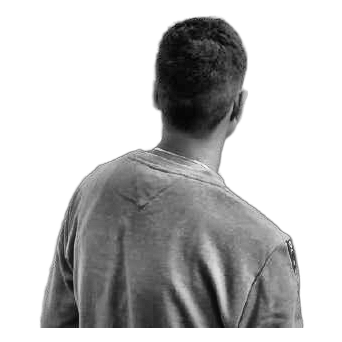
#> input picture data/portrait-prepped.png, 342 x 342 px
$ python make_ascii_svg.py
#> lines starting #> are read from the running program, lines starting #| are printed output that depends on the picture
### scripts/theme.py
"""Shared colours for every generated SVG. Each asset is rendered twice
(dark + light) and the README picks one with <picture> + prefers-color-scheme."""
import os

THEMES = {
    "dark": {
        "bg": "#0d1117",
        "panel": "#161b22",
        "border": "#30363d",
        "bar": "#21262d",
        "text": "#c9d1d9",
        "muted": "#8b949e",
        "ascii": "#d0d7de",
        "accent": "#39d353",
        "key": "#58a6ff",
        "user": "#3fb950",
        "host": "#d2a8ff",
        "warn": "#f0883e",
        "heat": ["#262c36", "#0e4429", "#006d32", "#26a641", "#39d353"],
        "dots": ["#ff5f56", "#ffbd2e", "#27c93f"],
        "blocks": ["#f85149", "#f0883e", "#d29922", "#3fb950", "#58a6ff", "#bc8cff", "#39c5cf", "#c9d1d9"],
    },
    "light": {
        "bg": "#ffffff",
        "panel": "#f6f8fa",
        "border": "#d0d7de",
        "bar": "#eaeef2",
        "text": "#24292f",
        "muted": "#57606a",
        "ascii": "#24292f",
        "accent": "#1a7f37",
        "key": "#0969da",
        "user": "#1a7f37",
        "host": "#8250df",
        "warn": "#bc4c00",
        "heat": ["#ebedf0", "#9be9a8", "#40c463", "#30a14e", "#216e39"],
        "dots": ["#ff5f56", "#ffbd2e", "#27c93f"],
        "blocks": ["#cf222e", "#bc4c00", "#9a6700", "#1a7f37", "#0969da", "#8250df", "#1b7c83", "#24292f"],
    },
}

FONT = "ui-monospace, SFMono-Regular, 'SF Mono', Menlo, Consolas, 'Liberation Mono', monospace"
STATIC = os.environ.get("STATIC") == "1"  # STATIC=1 -> frozen final frame, for local previews

ROOT = os.path.dirname(os.path.dirname(os.path.abspath(__file__)))
ASSETS = os.path.join(ROOT, "assets")


def esc(s: str) -> str:
    return s.replace("&", "&amp;").replace("<", "&lt;").replace(">", "&gt;")


def window(t, width, height, title):
    """Terminal-style window chrome: rounded panel, title bar, traffic-light dots."""
    d = t["dots"]
    return f"""<rect x="0.5" y="0.5" width="{width-1}" height="{height-1}" rx="10" fill="{t['panel']}" stroke="{t['border']}"/>
<path d="M0.5 30 V10.5 a10 10 0 0 1 10 -10 H{width-10.5} a10 10 0 0 1 10 10 V30 Z" fill="{t['bar']}"/>
<line x1="0.5" y1="30" x2="{width-0.5}" y2="30" stroke="{t['border']}"/>
<circle cx="18" cy="15.5" r="5.5" fill="{d[0]}"/><circle cx="36" cy="15.5" r="5.5" fill="{d[1]}"/><circle cx="54" cy="15.5" r="5.5" fill="{d[2]}"/>
<text x="{width/2}" y="20" text-anchor="middle" font-family="{FONT}" font-size="12" fill="{t['muted']}">{esc(title)}</text>"""

### scripts/make_ascii_svg.py
"""Stage B of the ASCII portrait: prepped PNG -> self-typing monochrome SVG.

usage: python scripts/make_ascii_svg.py [data/portrait-prepped.png]

Writes assets/portrait-dark.svg and assets/portrait-light.svg. Each row is revealed
by a clip-rect whose width animates left->right (SMIL, no JS) with a block cursor
riding the edge; rows start staggered top to bottom, play once and freeze.
"""
import os
import sys

import numpy as np
from PIL import Image

from theme import THEMES, FONT, STATIC, ASSETS, esc, window

ROOT = os.path.dirname(os.path.dirname(os.path.abspath(__file__)))
src = sys.argv[1] if len(sys.argv) > 1 else os.path.join(ROOT, "data", "portrait-prepped.png")

W, H = 370, 400          # matches the README column width
PAD, TOP = 12, 30
COLS = 72
CW = (W - 2 * PAD) / COLS            # character cell width
LH = CW / 0.6                        # cell height (monospace glyphs are ~0.6 wide)
ROWS = int((H - TOP - 2 * PAD) / LH)
FS = LH * 1.05                       # font size

RAMP = " .`:-=+*cs#%@"  # index 0 = blank, last = most ink

img = Image.open(src).convert("LA")
#> img is the input picture: PIL image 342x342 LA; mean R, G, B, A 43.5, 43.5, 43.5, 102.8
gray, mask = (np.asarray(c.resize((COLS, ROWS), Image.LANCZOS), dtype=float) / 255 for c in img.split())
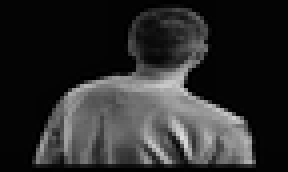
#> gray: shape (43, 72) float64 (shown 4 times larger); min 0, max 0.867, mean 0.171
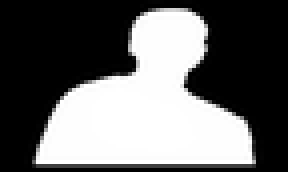
#> mask: shape (43, 72) float64 (shown 4 times larger); min 0, max 1, mean 0.403


def rows_for(theme):
    # dark: light glyphs on dark -> ink follows brightness. light: dark glyphs -> ink follows darkness
    ink = gray if theme == "dark" else 1 - gray
    ink = np.clip((ink - 0.08) / 0.92, 0, 1) * (mask > 0.5)
    out = []
    for r in range(ROWS):
        line = "".join(RAMP[int(round(v * (len(RAMP) - 1)))] for v in ink[r])
        out.append(line.rstrip())
    # drop fully blank rows at top/bottom so the face sits centred
    while out and not out[0]:
        out.pop(0)
    while out and not out[-1]:
        out.pop()
    return out


def build(theme):
    t = THEMES[theme]
    lines = rows_for(theme)
    y0 = TOP + PAD + (H - TOP - 2 * PAD - len(lines) * LH) / 2
    parts = [window(t, W, H, "~/portrait.txt")]
    defs, body = [], []
    start, step, dur = 0.3, 0.06, 0.45
    for i, line in enumerate(lines):
        if not line:
            continue
        y = y0 + i * LH
        w = len(line) * CW
        # every glyph pinned to its own column via an x-list: exact grid in any renderer/font
        cols = [j for j, ch in enumerate(line) if ch != " "]
        xs = " ".join(f"{PAD + j * CW:.1f}" for j in cols)
        text = f'<text x="{xs}" y="{y + LH * 0.82:.2f}">{esc("".join(line[j] for j in cols))}</text>'
        if STATIC:
            body.append(text)
            continue
        b = start + i * step
        defs.append(f'<clipPath id="r{i}"><rect x="{PAD}" y="{y:.2f}" height="{LH + 0.5:.2f}" width="0">'
                    f'<animate attributeName="width" from="0" to="{w + 1:.2f}" begin="{b:.2f}s" dur="{dur}s" fill="freeze"/>'
                    f'</rect></clipPath>')
        body.append(f'<g clip-path="url(#r{i})">{text}</g>')
        body.append(f'<rect x="{PAD}" y="{y:.2f}" width="{CW:.2f}" height="{LH:.2f}" fill="{t["accent"]}" opacity="0">'
                    f'<animate attributeName="x" from="{PAD}" to="{PAD + w:.2f}" begin="{b:.2f}s" dur="{dur}s" fill="freeze"/>'
                    f'<animate attributeName="opacity" values="0;1;1;0" keyTimes="0;0.02;0.97;1" begin="{b:.2f}s" dur="{dur}s" fill="freeze"/>'
                    f'</rect>')
    svg = (f'<svg xmlns="http://www.w3.org/2000/svg" width="{W}" height="{H}" viewBox="0 0 {W} {H}">'
           f'<defs>{"".join(defs)}</defs>{"".join(parts)}'
           f'<g font-family="{FONT}" font-size="{FS:.2f}" fill="{t["ascii"]}">{"".join(body)}</g></svg>')
    path = os.path.join(ASSETS, f"portrait-{theme}.svg")
    with open(path, "w") as f:
        f.write(svg)
    print("wrote", path, f"({len(lines)} rows x {COLS} cols)")


os.makedirs(ASSETS, exist_ok=True)
for th in THEMES:
    build(th)
#> this loop made 2 passes
#> pass 1, in rows_for, `ink = np.clip((ink - 0.08) / 0.92, 0, 1) * (mask > 0.5)`:
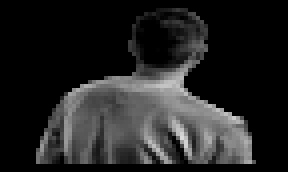
#> ink: shape (43, 72) float64 (shown 4 times larger); min 0, max 0.855, mean 0.138
#> pass 2, in rows_for (call 2), `ink = gray if theme == "dark" else 1 - gray`:
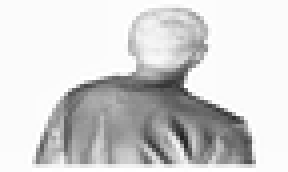
#> ink: shape (43, 72) float64 (shown 4 times larger); min 0.133, max 1, mean 0.829
#> pass 2, in rows_for (call 2), `ink = np.clip((ink - 0.08) / 0.92, 0, 1) * (mask > 0.5)`:
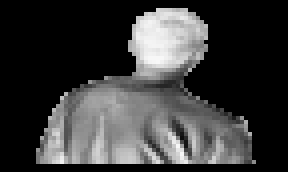
#> ink: shape (43, 72) float64 (shown 4 times larger); min 0, max 0.974, mean 0.228
